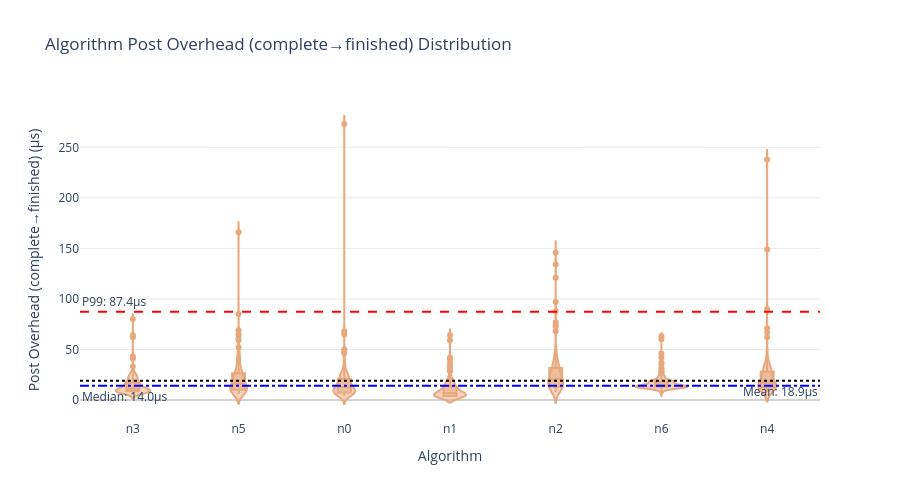

Write notebook code for a chart like this one.
### Code cell
# Cell 3: Post Overhead Distribution by Algorithm
def draw_algo_post_violin(df, p99_cut=False):
    """
    Draw algorithm-level Post Overhead distribution
    Post: complete → finished
    """
    metric = 'post'
    metric_name = 'Post Overhead (complete→finished)'

    df_plot = df.copy()
    if p99_cut:
        p99_threshold = df_plot[metric].quantile(0.99)
        df_plot = df_plot[df_plot[metric] <= p99_threshold]
        suffix = " (P99 Truncated)"
    else:
        suffix = ""

    fig = px.violin(
        df_plot,
        x='algo',
        y=metric,
        box=True,
        points="outliers",
        title=f"Algorithm {metric_name} Distribution{suffix}",
        color_discrete_sequence=[PLA['post']],  # 直接取单个颜色，注意是列表
        labels={'algo': 'Algorithm', metric: f'{metric_name} (µs)'}
    )

    mean_val = df_plot[metric].mean()
    median_val = df_plot[metric].median()
    p99_val = df_plot[metric].quantile(0.99)

    fig.add_hline(y=mean_val, line_dash="dot", line_color="black",
                  annotation_text=f"Mean: {mean_val:.1f}µs", annotation_position="bottom right")
    fig.add_hline(y=p99_val, line_dash="dash", line_color="red",
                  annotation_text=f"P99: {p99_val:.1f}µs", annotation_position="top left")
    fig.add_hline(y=median_val, line_dash="dashdot", line_color="blue",
                  annotation_text=f"Median: {median_val:.1f}µs", annotation_position="bottom left")

    fig.update_layout(plot_bgcolor='white', height=500, width=900)
    fig.update_yaxes(range=[0, None])  # 从0开始
    fig.update_yaxes(gridcolor='lightgray', gridwidth=0.5, zeroline=True, zerolinecolor='lightgray')
    fig.show()

    print(f"\nPost Overhead - Mean: {mean_val:.1f}µs, P99: {p99_val:.1f}µs, Samples: {len(df_plot)}")

draw_algo_post_violin(analysis_df, p99_cut=False)

### Figure 1 — Plotly figure (JSON) as saved in the notebook; plotly's stock layout.template omitted (floating-point values rounded to 4 significant figures; data arrays with more than 128 entries replaced by an {"elided": "..."} marker saying what was removed)
{"data": [{"alignmentgroup": "True", "box": {"visible": true}, "hovertemplate": "Algorithm=%{x}<br>Post Overhead (complete→finished) (µs)=%{y}<extra></extra>", "legendgroup": "", "marker": {"color": "#E8A87C"}, "name": "", "offsetgroup": "", "orientation": "v", "points": "outliers", "scalegroup": "True", "showlegend": false, "x": {"elided": "922 str values"}, "x0": " ", "xaxis": "x", "y": {"elided": "922 int values"}, "y0": " ", "yaxis": "y", "type": "violin"}], "layout": {"xaxis": {"anchor": "y", "domain": [0.0, 1.0], "title": {"text": "Algorithm"}}, "yaxis": {"anchor": "x", "domain": [0.0, 1.0], "title": {"text": "Post Overhead (complete→finished) (µs)"}, "range": [0, null], "gridcolor": "lightgray", "gridwidth": 0.5, "zeroline": true, "zerolinecolor": "lightgray"}, "legend": {"tracegroupgap": 0}, "title": {"text": "Algorithm Post Overhead (complete→finished) Distribution"}, "violinmode": "group", "shapes": [{"line": {"color": "black", "dash": "dot"}, "type": "line", "x0": 0, "x1": 1, "xref": "x domain", "y0": 18.94, "y1": 18.94, "yref": "y"}, {"line": {"color": "red", "dash": "dash"}, "type": "line", "x0": 0, "x1": 1, "xref": "x domain", "y0": 87.37, "y1": 87.37, "yref": "y"}, {"line": {"color": "blue", "dash": "dashdot"}, "type": "line", "x0": 0, "x1": 1, "xref": "x domain", "y0": 14.0, "y1": 14.0, "yref": "y"}], "annotations": [{"showarrow": false, "text": "Mean: 18.9µs", "x": 1, "xanchor": "right", "xref": "x domain", "y": 18.94, "yanchor": "top", "yref": "y"}, {"showarrow": false, "text": "P99: 87.4µs", "x": 0, "xanchor": "left", "xref": "x domain", "y": 87.37, "yanchor": "bottom", "yref": "y"}, {"showarrow": false, "text": "Median: 14.0µs", "x": 0, "xanchor": "left", "xref": "x domain", "y": 14.0, "yanchor": "top", "yref": "y"}], "plot_bgcolor": "white", "height": 500, "width": 900}}
